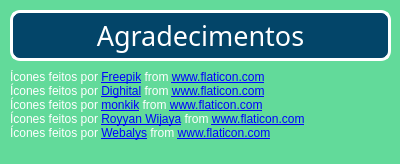
<?xml version="1.0" encoding="UTF-8"?>
<ui version="4.0">
 <class>Agradecimentos</class>
 <widget class="QDialog" name="Agradecimentos">
  <property name="windowModality">
   <enum>Qt::WindowModal</enum>
  </property>
  <property name="geometry">
   <rect>
    <x>0</x>
    <y>0</y>
    <width>400</width>
    <height>164</height>
   </rect>
  </property>
  <property name="windowTitle">
   <string>Agradecimentos</string>
  </property>
  <property name="styleSheet">
   <string notr="true">#Agradecimentos{
	background-color: rgb(98, 218, 154);

}
#label{
	background-color: rgb(3, 69, 105);
	border: 3px solid rgb(255, 255, 255);
	border-radius: 10px;
}
QLabel{
	color: rgb(255, 255, 255);
}</string>
  </property>
  <widget class="QLabel" name="label">
   <property name="geometry">
    <rect>
     <x>10</x>
     <y>10</y>
     <width>381</width>
     <height>51</height>
    </rect>
   </property>
   <property name="font">
    <font>
     <family>Agency FB</family>
     <pointsize>20</pointsize>
    </font>
   </property>
   <property name="text">
    <string>Agradecimentos</string>
   </property>
   <property name="alignment">
    <set>Qt::AlignCenter</set>
   </property>
  </widget>
  <widget class="QLabel" name="label_2">
   <property name="geometry">
    <rect>
     <x>10</x>
     <y>50</y>
     <width>371</width>
     <height>111</height>
    </rect>
   </property>
   <property name="text">
    <string>&lt;div&gt;Ícones feitos por &lt;a href=&quot;https://www.freepik.com&quot; title=&quot;Freepik&quot;&gt;Freepik&lt;/a&gt; from &lt;a href=&quot;https://www.flaticon.com/br/&quot; title=&quot;Flaticon&quot;&gt;www.flaticon.com&lt;/a&gt;&lt;/div&gt;

&lt;div&gt;Ícones feitos por &lt;a href=&quot;https://www.flaticon.com/br/autores/dighital&quot; title=&quot;Dighital&quot;&gt;Dighital&lt;/a&gt; from &lt;a href=&quot;https://www.flaticon.com/br/&quot; title=&quot;Flaticon&quot;&gt;www.flaticon.com&lt;/a&gt;&lt;/div&gt;

&lt;div&gt;Ícones feitos por &lt;a href=&quot;https://www.flaticon.com/br/autores/monkik&quot; title=&quot;monkik&quot;&gt;monkik&lt;/a&gt; from &lt;a href=&quot;https://www.flaticon.com/br/&quot; title=&quot;Flaticon&quot;&gt;www.flaticon.com&lt;/a&gt;&lt;/div&gt;

&lt;div&gt;Ícones feitos por &lt;a href=&quot;https://www.flaticon.com/br/autores/royyan-wijaya&quot; title=&quot;Royyan Wijaya&quot;&gt;Royyan Wijaya&lt;/a&gt; from &lt;a href=&quot;https://www.flaticon.com/br/&quot; title=&quot;Flaticon&quot;&gt;www.flaticon.com&lt;/a&gt;&lt;/div&gt;

&lt;div&gt;Ícones feitos por &lt;a href=&quot;https://www.flaticon.com/br/autores/webalys&quot; title=&quot;Webalys&quot;&gt;Webalys&lt;/a&gt; from &lt;a href=&quot;https://www.flaticon.com/br/&quot; title=&quot;Flaticon&quot;&gt;www.flaticon.com&lt;/a&gt;&lt;/div&gt;
</string>
   </property>
  </widget>
 </widget>
 <resources/>
 <connections/>
</ui>
